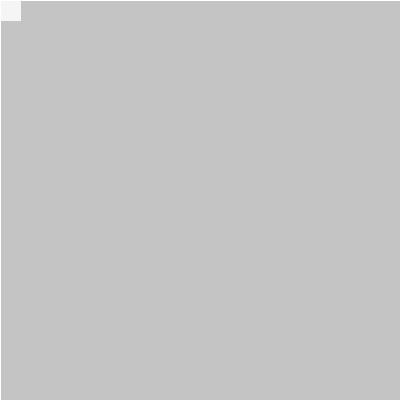
Frame 1 (no input)
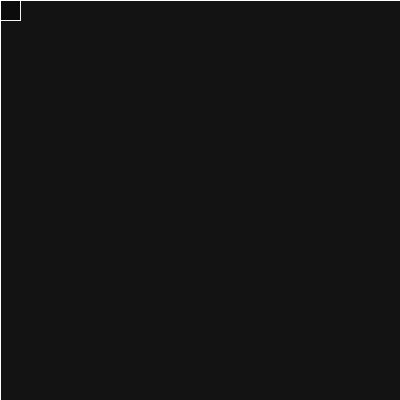
Frame 60 (the mouse pressed at the canvas centre just before this capture)
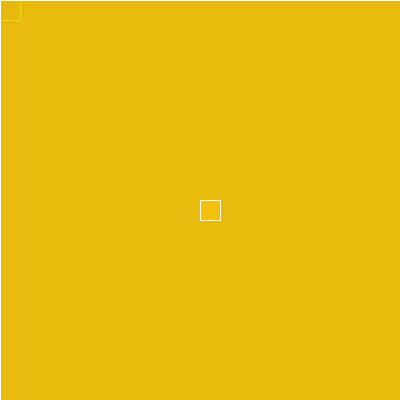
Frame 120 (the mouse held since frame 60 and released just before this capture)

The Processing sketch that drew these frames (run headless with seeded random() and noise(); from frame 60 on, the mouse is pressed at the canvas centre):

// Processing sketch: processing_80752
// ── processing_80752.pde

float r=0;
float g=0;
float b=0;
float c=0;
float d=0;
float e=0;
void setup(){
  size(400,400);
  smooth();
}
void draw(){
  drawA();
  keypressed();
}
void drawA(){
  stroke(255,255,255);
  rect(mouseX,mouseY,20,20);
  rect(width-mouseX,mouseY,20,20);
  fill(c,d,e,10);
  rect(0,0,width,height);
}
void keypressed(){
  if(mousePressed==true){
    c=c+mouseX;
    d=mouseY;
    e=mouseX-mouseY;
  }
  if(key=='r'){
    fill(255,0,0);
  }
  if(key=='g'){
    fill(0,255,0);
  }
  if(key=='b'){
    fill(0,0,255);
  }
}
